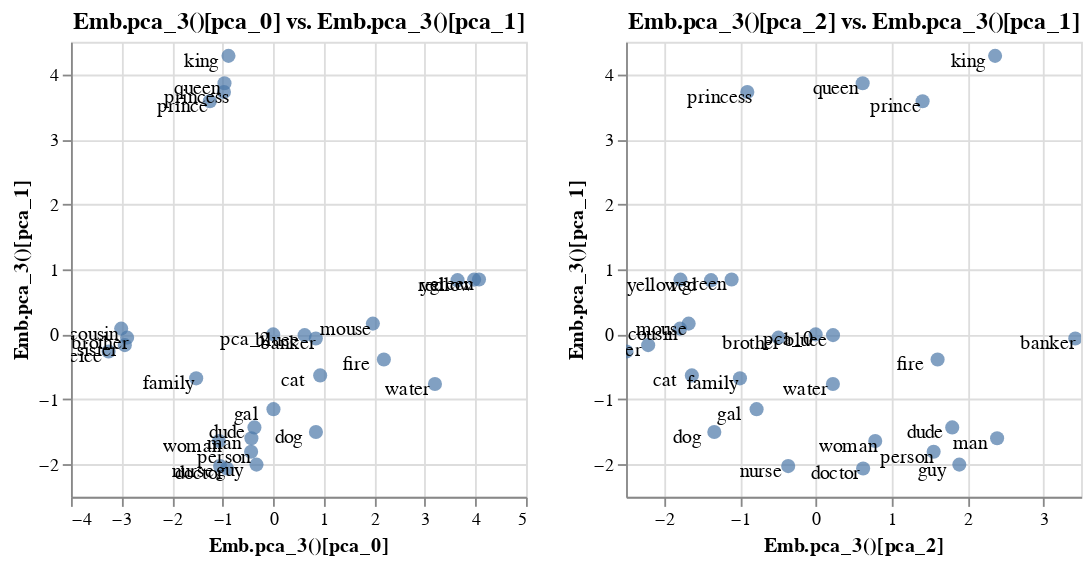

Here is the notebook cell this chart was saved with:
### Markdown cell above
Note that we can increase the number of components and still only plot a few.

### Code cell
pca_emb = emb.transform(Pca(3))

pca_emb.plot_interactive('pca_0', 'pca_1').properties(width=s, height=s) | pca_emb.plot_interactive('pca_2', 'pca_1').properties(width=s, height=s)

### Figure 1 — Vega-Lite specification as saved in the notebook (floating-point values rounded to 4 significant figures)
{"config": {"view": {"continuousWidth": 400, "continuousHeight": 300}}, "hconcat": [{"layer": [{"mark": {"type": "circle", "size": 60}, "encoding": {"tooltip": [{"type": "nominal", "field": "name"}, {"type": "nominal", "field": "original"}], "x": {"type": "quantitative", "axis": {"title": "Emb.pca_3()[pca_0]"}, "field": "x_axis"}, "y": {"type": "quantitative", "axis": {"title": "Emb.pca_3()[pca_1]"}, "field": "y_axis"}}, "selection": {"selector008": {"type": "interval", "bind": "scales", "encodings": ["x", "y"]}}, "title": "Emb.pca_3()[pca_0] vs. Emb.pca_3()[pca_1]"}, {"mark": {"type": "text", "color": "black", "dx": -15, "dy": 3}, "encoding": {"text": {"type": "nominal", "field": "original"}, "x": {"type": "quantitative", "axis": {"title": "Emb.pca_3()[pca_0]"}, "field": "x_axis"}, "y": {"type": "quantitative", "axis": {"title": "Emb.pca_3()[pca_1]"}, "field": "y_axis"}}}], "data": {"name": "data-aef0c8faff27a08594a792476f0e35e1"}, "height": 250, "width": 250}, {"layer": [{"mark": {"type": "circle", "size": 60}, "encoding": {"tooltip": [{"type": "nominal", "field": "name"}, {"type": "nominal", "field": "original"}], "x": {"type": "quantitative", "axis": {"title": "Emb.pca_3()[pca_2]"}, "field": "x_axis"}, "y": {"type": "quantitative", "axis": {"title": "Emb.pca_3()[pca_1]"}, "field": "y_axis"}}, "selection": {"selector009": {"type": "interval", "bind": "scales", "encodings": ["x", "y"]}}, "title": "Emb.pca_3()[pca_2] vs. Emb.pca_3()[pca_1]"}, {"mark": {"type": "text", "color": "black", "dx": -15, "dy": 3}, "encoding": {"text": {"type": "nominal", "field": "original"}, "x": {"type": "quantitative", "axis": {"title": "Emb.pca_3()[pca_2]"}, "field": "x_axis"}, "y": {"type": "quantitative", "axis": {"title": "Emb.pca_3()[pca_1]"}, "field": "y_axis"}}}], "data": {"name": "data-8b3c8b5d1e493ece9851d35dfd6085bd"}, "height": 250, "width": 250}], "$schema": "https://vega.github.io/schema/vega-lite/v4.0.2.json", "datasets": {"data-aef0c8faff27a08594a792476f0e35e1": [{"x_axis": -1.254, "y_axis": 3.587, "name": "Emb.pca_3()[prince]", "original": "prince"}, {"x_axis": -0.9741, "y_axis": 3.729, "name": "Emb.pca_3()[princess]", "original": "princess"}, {"x_axis": -1.05, "y_axis": -2.027, "name": "Emb.pca_3()[nurse]", "original": "nurse"}, {"x_axis": -0.9151, "y_axis": -2.064, "name": "Emb.pca_3()[doctor]", "original": "doctor"}, {"x_axis": 0.843, "y_axis": -0.06273, "name": "Emb.pca_3()[banker]", "original": "banker"}, {"x_axis": -0.4313, "y_axis": -1.598, "name": "Emb.pca_3()[man]", "original": "man"}, {"x_axis": -1.073, "y_axis": -1.642, "name": "Emb.pca_3()[woman]", "original": "woman"}, {"x_axis": -3.007, "y_axis": 0.08845, "name": "Emb.pca_3()[cousin]", "original": "cousin"}, {"x_axis": -3.256, "y_axis": -0.2641, "name": "Emb.pca_3()[neice]", "original": "neice"}, {"x_axis": -0.8844, "y_axis": 4.284, "name": "Emb.pca_3()[king]", "original": "king"}, {"x_axis": -0.9638, "y_axis": 3.863, "name": "Emb.pca_3()[queen]", "original": "queen"}, {"x_axis": -0.3714, "y_axis": -1.431, "name": "Emb.pca_3()[dude]", "original": "dude"}, {"x_axis": -0.3302, "y_axis": -2.004, "name": "Emb.pca_3()[guy]", "original": "guy"}, {"x_axis": 0.005235, "y_axis": -1.151, "name": "Emb.pca_3()[gal]", "original": "gal"}, {"x_axis": 2.189, "y_axis": -0.3875, "name": "Emb.pca_3()[fire]", "original": "fire"}, {"x_axis": 0.8451, "y_axis": -1.501, "name": "Emb.pca_3()[dog]", "original": "dog"}, {"x_axis": 0.9291, "y_axis": -0.6315, "name": "Emb.pca_3()[cat]", "original": "cat"}, {"x_axis": 1.972, "y_axis": 0.1653, "name": "Emb.pca_3()[mouse]", "original": "mouse"}, {"x_axis": 3.646, "y_axis": 0.834, "name": "Emb.pca_3()[red]", "original": "red"}, {"x_axis": 0.6217, "y_axis": -0.01161, "name": "Emb.pca_3()[bluee]", "original": "bluee"}, {"x_axis": 4.071, "y_axis": 0.8429, "name": "Emb.pca_3()[green]", "original": "green"}, {"x_axis": 3.974, "y_axis": 0.8421, "name": "Emb.pca_3()[yellow]", "original": "yellow"}, {"x_axis": 3.199, "y_axis": -0.7631, "name": "Emb.pca_3()[water]", "original": "water"}, {"x_axis": -0.437, "y_axis": -1.806, "name": "Emb.pca_3()[person]", "original": "person"}, {"x_axis": -1.523, "y_axis": -0.6767, "name": "Emb.pca_3()[family]", "original": "family"}, {"x_axis": -2.889, "y_axis": -0.05042, "name": "Emb.pca_3()[brother]", "original": "brother"}, {"x_axis": -2.936, "y_axis": -0.1657, "name": "Emb.pca_3()[sister]", "original": "sister"}, {"x_axis": 0.0, "y_axis": 0.0, "name": "Emb.pca_3()[pca_2]", "original": "pca_2"}], "data-8b3c8b5d1e493ece9851d35dfd6085bd": [{"x_axis": 1.41, "y_axis": 3.587, "name": "Emb.pca_3()[prince]", "original": "prince"}, {"x_axis": -0.9015, "y_axis": 3.729, "name": "Emb.pca_3()[princess]", "original": "princess"}, {"x_axis": -0.3621, "y_axis": -2.027, "name": "Emb.pca_3()[nurse]", "original": "nurse"}, {"x_axis": 0.626, "y_axis": -2.064, "name": "Emb.pca_3()[doctor]", "original": "doctor"}, {"x_axis": 3.423, "y_axis": -0.06273, "name": "Emb.pca_3()[banker]", "original": "banker"}, {"x_axis": 2.393, "y_axis": -1.598, "name": "Emb.pca_3()[man]", "original": "man"}, {"x_axis": 0.7856, "y_axis": -1.642, "name": "Emb.pca_3()[woman]", "original": "woman"}, {"x_axis": -1.788, "y_axis": 0.08845, "name": "Emb.pca_3()[cousin]", "original": "cousin"}, {"x_axis": -2.496, "y_axis": -0.2641, "name": "Emb.pca_3()[neice]", "original": "neice"}, {"x_axis": 2.366, "y_axis": 4.284, "name": "Emb.pca_3()[king]", "original": "king"}, {"x_axis": 0.6199, "y_axis": 3.863, "name": "Emb.pca_3()[queen]", "original": "queen"}, {"x_axis": 1.801, "y_axis": -1.431, "name": "Emb.pca_3()[dude]", "original": "dude"}, {"x_axis": 1.894, "y_axis": -2.004, "name": "Emb.pca_3()[guy]", "original": "guy"}, {"x_axis": -0.779, "y_axis": -1.151, "name": "Emb.pca_3()[gal]", "original": "gal"}, {"x_axis": 1.608, "y_axis": -0.3875, "name": "Emb.pca_3()[fire]", "original": "fire"}, {"x_axis": -1.336, "y_axis": -1.501, "name": "Emb.pca_3()[dog]", "original": "dog"}, {"x_axis": -1.633, "y_axis": -0.6315, "name": "Emb.pca_3()[cat]", "original": "cat"}, {"x_axis": -1.675, "y_axis": 0.1653, "name": "Emb.pca_3()[mouse]", "original": "mouse"}, {"x_axis": -1.379, "y_axis": 0.834, "name": "Emb.pca_3()[red]", "original": "red"}, {"x_axis": 0.2289, "y_axis": -0.01161, "name": "Emb.pca_3()[bluee]", "original": "bluee"}, {"x_axis": -1.108, "y_axis": 0.8429, "name": "Emb.pca_3()[green]", "original": "green"}, {"x_axis": -1.783, "y_axis": 0.8421, "name": "Emb.pca_3()[yellow]", "original": "yellow"}, {"x_axis": 0.2275, "y_axis": -0.7631, "name": "Emb.pca_3()[water]", "original": "water"}, {"x_axis": 1.556, "y_axis": -1.806, "name": "Emb.pca_3()[person]", "original": "person"}, {"x_axis": -0.9982, "y_axis": -0.6767, "name": "Emb.pca_3()[family]", "original": "family"}, {"x_axis": -0.4908, "y_axis": -0.05042, "name": "Emb.pca_3()[brother]", "original": "brother"}, {"x_axis": -2.209, "y_axis": -0.1657, "name": "Emb.pca_3()[sister]", "original": "sister"}, {"x_axis": 0.0, "y_axis": 0.0, "name": "Emb.pca_3()[pca_0]", "original": "pca_0"}]}}
